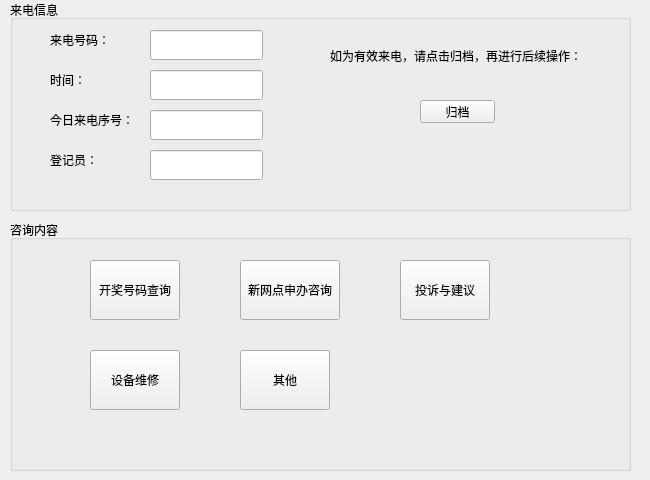
<?xml version="1.0" encoding="UTF-8"?>
<ui version="4.0">
 <class>IncomingInfo</class>
 <widget class="QWidget" name="IncomingInfo">
  <property name="geometry">
   <rect>
    <x>0</x>
    <y>0</y>
    <width>650</width>
    <height>480</height>
   </rect>
  </property>
  <property name="windowTitle">
   <string>Form</string>
  </property>
  <widget class="QGroupBox" name="groupBox">
   <property name="geometry">
    <rect>
     <x>10</x>
     <y>0</y>
     <width>621</width>
     <height>211</height>
    </rect>
   </property>
   <property name="title">
    <string>来电信息</string>
   </property>
   <widget class="QLabel" name="label_2">
    <property name="geometry">
     <rect>
      <x>40</x>
      <y>30</y>
      <width>84</width>
      <height>20</height>
     </rect>
    </property>
    <property name="text">
     <string>来电号码：</string>
    </property>
   </widget>
   <widget class="QLabel" name="label">
    <property name="geometry">
     <rect>
      <x>40</x>
      <y>70</y>
      <width>84</width>
      <height>20</height>
     </rect>
    </property>
    <property name="text">
     <string>时间：</string>
    </property>
   </widget>
   <widget class="QLabel" name="label_3">
    <property name="geometry">
     <rect>
      <x>40</x>
      <y>110</y>
      <width>84</width>
      <height>20</height>
     </rect>
    </property>
    <property name="text">
     <string>今日来电序号：</string>
    </property>
   </widget>
   <widget class="QLabel" name="label_4">
    <property name="geometry">
     <rect>
      <x>40</x>
      <y>150</y>
      <width>48</width>
      <height>20</height>
     </rect>
    </property>
    <property name="text">
     <string>登记员：</string>
    </property>
   </widget>
   <widget class="QLineEdit" name="lineEdit">
    <property name="geometry">
     <rect>
      <x>140</x>
      <y>30</y>
      <width>113</width>
      <height>30</height>
     </rect>
    </property>
   </widget>
   <widget class="QLineEdit" name="lineEdit_2">
    <property name="geometry">
     <rect>
      <x>140</x>
      <y>70</y>
      <width>113</width>
      <height>30</height>
     </rect>
    </property>
   </widget>
   <widget class="QLineEdit" name="lineEdit_3">
    <property name="geometry">
     <rect>
      <x>140</x>
      <y>110</y>
      <width>113</width>
      <height>30</height>
     </rect>
    </property>
   </widget>
   <widget class="QLineEdit" name="lineEdit_4">
    <property name="geometry">
     <rect>
      <x>140</x>
      <y>150</y>
      <width>113</width>
      <height>30</height>
     </rect>
    </property>
   </widget>
   <widget class="QPushButton" name="pushButton_6">
    <property name="geometry">
     <rect>
      <x>410</x>
      <y>100</y>
      <width>75</width>
      <height>23</height>
     </rect>
    </property>
    <property name="text">
     <string>归档</string>
    </property>
   </widget>
   <widget class="QLabel" name="label_5">
    <property name="geometry">
     <rect>
      <x>320</x>
      <y>40</y>
      <width>261</width>
      <height>31</height>
     </rect>
    </property>
    <property name="text">
     <string>如为有效来电，请点击归档，再进行后续操作：</string>
    </property>
   </widget>
  </widget>
  <widget class="QGroupBox" name="groupBox_2">
   <property name="geometry">
    <rect>
     <x>10</x>
     <y>220</y>
     <width>621</width>
     <height>251</height>
    </rect>
   </property>
   <property name="title">
    <string>咨询内容</string>
   </property>
   <widget class="QPushButton" name="pushButton">
    <property name="geometry">
     <rect>
      <x>80</x>
      <y>40</y>
      <width>90</width>
      <height>60</height>
     </rect>
    </property>
    <property name="text">
     <string>开奖号码查询</string>
    </property>
   </widget>
   <widget class="QPushButton" name="pushButton_2">
    <property name="geometry">
     <rect>
      <x>230</x>
      <y>40</y>
      <width>100</width>
      <height>60</height>
     </rect>
    </property>
    <property name="text">
     <string>新网点申办咨询</string>
    </property>
   </widget>
   <widget class="QPushButton" name="pushButton_3">
    <property name="geometry">
     <rect>
      <x>80</x>
      <y>130</y>
      <width>90</width>
      <height>60</height>
     </rect>
    </property>
    <property name="text">
     <string>设备维修</string>
    </property>
   </widget>
   <widget class="QPushButton" name="pushButton_4">
    <property name="geometry">
     <rect>
      <x>390</x>
      <y>40</y>
      <width>90</width>
      <height>60</height>
     </rect>
    </property>
    <property name="text">
     <string>投诉与建议</string>
    </property>
   </widget>
   <widget class="QPushButton" name="pushButton_5">
    <property name="geometry">
     <rect>
      <x>230</x>
      <y>130</y>
      <width>90</width>
      <height>60</height>
     </rect>
    </property>
    <property name="text">
     <string>其他</string>
    </property>
   </widget>
  </widget>
 </widget>
 <resources/>
 <connections/>
</ui>
